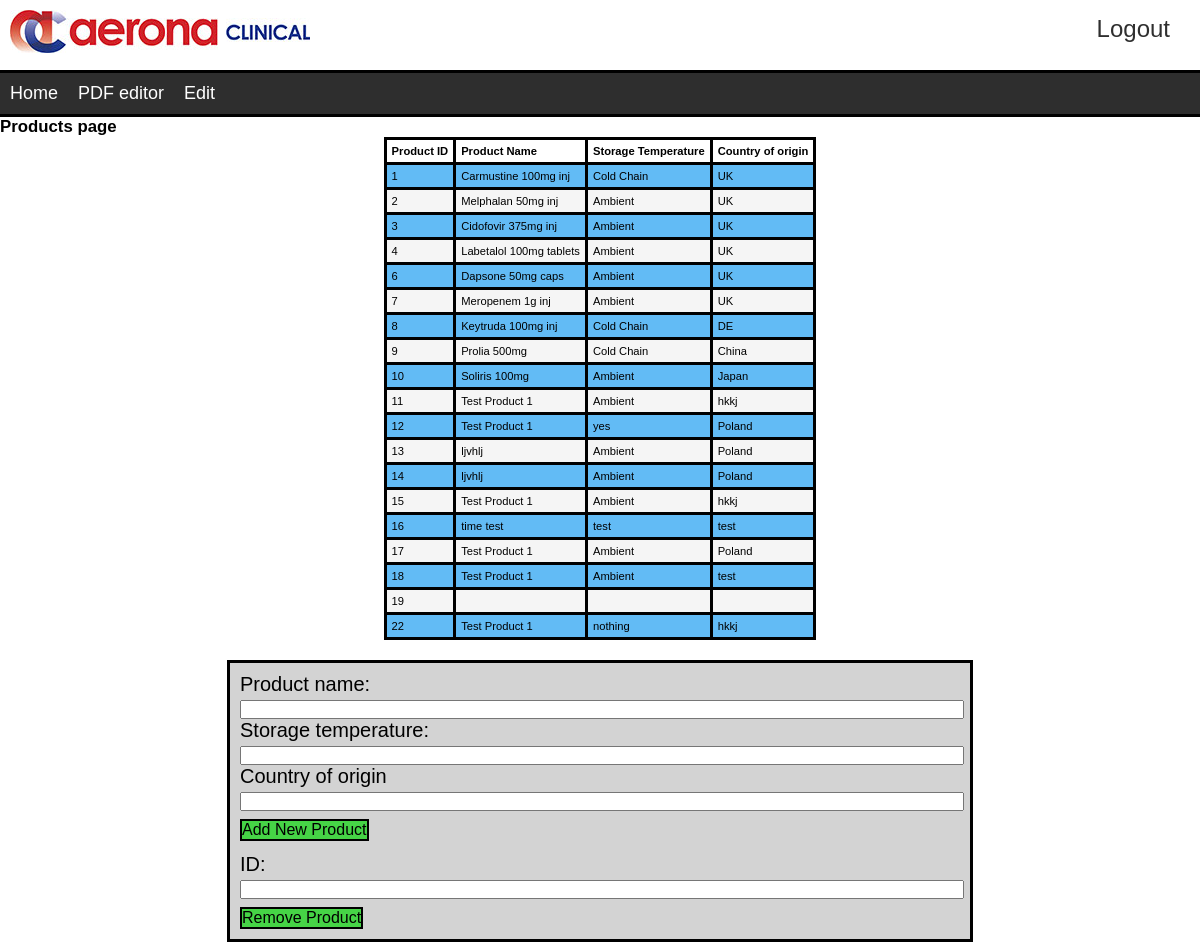
The app's page /Products (signed in), older data.
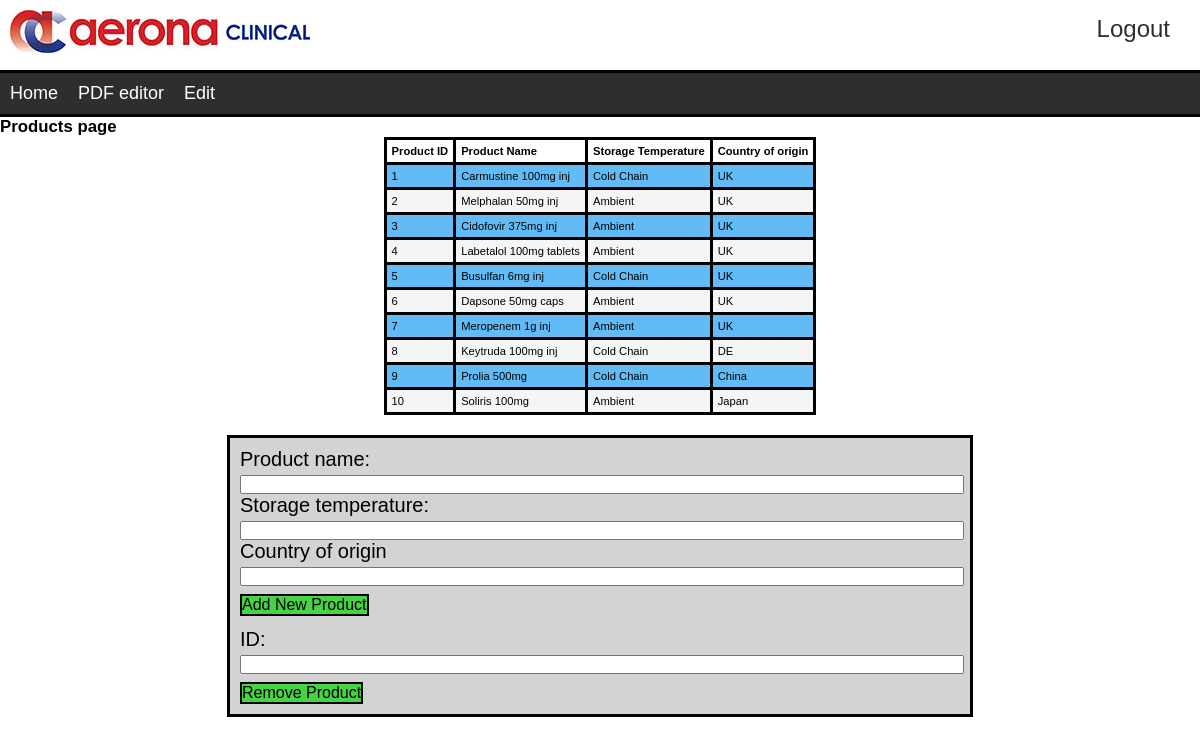
The same page, newer data.
### tables this page shows
CREATE TABLE `Items` (
  `itemID`		INTEGER NOT NULL PRIMARY KEY AUTOINCREMENT,
  `productName`	TEXT NOT NULL,
  `temperature`	TEXT NOT NULL,
  `origin`  TEXT NOT NULL
);

### server.py (the view, shortened to what this page needs)
@app.route("/Products", methods = ['POST','GET','DELETE'])
def products():
    if request.method == 'GET':
        if session['usertype'] == None:
            return render_template('login.html', msg='Log in to use site')
        else:
            if checkAdmin():
                db = sqlite3.connect("database.db")
                curs = db.cursor()
                curs.execute("SELECT * FROM Items")
                results = curs.fetchall()
                curs.close()
                db.close()
                return render_template("products.html", data = results)
            else:
                return render_template("home.html")

### server.py (called while the page is built)
def checkAdmin():
    usertype = "null"
    if "usertype" in session:
        usertype = escape(session['usertype'])
    return usertype == "Admin"

### templates/products.html (shortened to what this page needs)
{%extends 'index.html'%}
{%block mainBlock%}
<h2>Products page</h2>
<section id = "productinfo">
  <table class="customerTable">
    <thead>
       <td>Product ID</td>
       <td>Product Name</td>
       <td>Storage Temperature</td>
       <td>Country of origin</td>
    </thead>
    {% for row in data %}
    <tr>
    <td>{{row[0]}}</td>
    <td>{{row[1]}}</td>
    <td>{{row[2]}}</td>
    <td>{{row[3]}}</td>
    </tr>
    {% endfor %}
  </table>
</section>
<div class="customerAdminPanel">
  <form id="addProduct" onsubmit="return addProduct()">
    <label>Product name:<input type = "text" name = "productName" required><br></label>
    <label>Storage temperature:<input type = "text" name = "productTemp" required><br></label>
    <label>Country of origin<input type = "text" name = "countryOO" required><br></label>
    <button type = "submit" onclick="setTimeout(pageReload,100);"> Add New Product </button>
  </form> <br>
  <form id="delProduct" onsubmit="return delProduct()">
    <label>ID:<input type = "text" name = "productID" required><br></label>
    <button type = "submit" onclick="setTimeout(pageReload,100);" > Remove Product </button>
  </form>
{%endblock%}

Row changes from the older to the newer data that the page shows:
removed Items: itemID "11", productName "Test Product 1", temperature "Ambient", origin "hkkj"
removed Items: itemID "12", productName "Test Product 1", temperature "yes", origin "Poland"
removed Items: itemID "13", productName "ljvhlj", temperature "Ambient", origin "Poland"
removed Items: itemID "14", productName "ljvhlj", temperature "Ambient", origin "Poland"
removed Items: itemID "15", productName "Test Product 1", temperature "Ambient", origin "hkkj"
removed Items: itemID "16", productName "time test", temperature "test", origin "test"
removed Items: itemID "17", productName "Test Product 1", temperature "Ambient", origin "Poland"
removed Items: itemID "18", productName "Test Product 1", temperature "Ambient", origin "test"
removed Items: itemID "19"
removed Items: itemID "22", productName "Test Product 1", temperature "nothing", origin "hkkj"
added Items: itemID "5", productName "Busulfan 6mg inj", temperature "Cold Chain", origin "UK"
